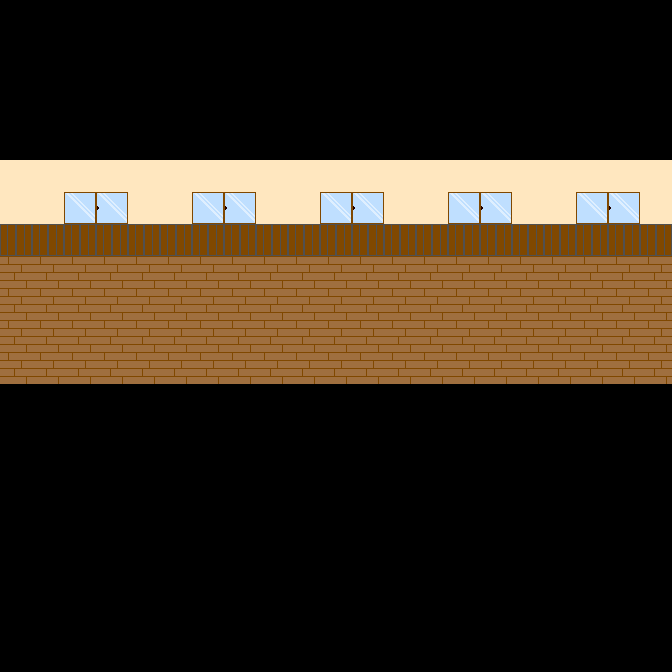

Tiled map render using the project's own tile images. Description and the whole map definition, tile-layer contents included, below:
An orthogonal 21x21 tile map with 32x32 px tiles, 1 tile layer (タイルレイヤー1).

<map version="1.10" tiledversion="1.11.2" orientation="orthogonal" renderorder="right-down" width="21" height="21" tilewidth="32" tileheight="32" infinite="0" nextlayerid="2" nextobjectid="1">
 <tileset firstgid="1" source="map_img.tsx" />
 <layer id="1" name="タイルレイヤー1" width="21" height="21">
  <data encoding="csv">
1,1,1,1,1,1,1,1,1,1,1,1,1,1,1,1,1,1,1,1,1,
1,1,1,1,1,1,1,1,1,1,1,1,1,1,1,1,1,1,1,1,1,
1,1,1,1,1,1,1,1,1,1,1,1,1,1,1,1,1,1,1,1,1,
1,1,1,1,1,1,1,1,1,1,1,1,1,1,1,1,1,1,1,1,1,
1,1,1,1,1,1,1,1,1,1,1,1,1,1,1,1,1,1,1,1,1,
4,4,4,4,4,4,4,4,4,4,4,4,4,4,4,4,4,4,4,4,4,
4,4,6,5,4,4,6,5,4,4,6,5,4,4,6,5,4,4,6,5,4,
3,3,3,3,3,3,3,3,3,3,3,3,3,3,3,3,3,3,3,3,3,
2,2,2,2,2,2,2,2,2,2,2,2,2,2,2,2,2,2,2,2,2,
2,2,2,2,2,2,2,2,2,2,2,2,2,2,2,2,2,2,2,2,2,
2,2,2,2,2,2,2,2,2,2,2,2,2,2,2,2,2,2,2,2,2,
2,2,2,2,2,2,2,2,2,2,2,2,2,2,2,2,2,2,2,2,2,
1,1,1,1,1,1,1,1,1,1,1,1,1,1,1,1,1,1,1,1,1,
1,1,1,1,1,1,1,1,1,1,1,1,1,1,1,1,1,1,1,1,1,
1,1,1,1,1,1,1,1,1,1,1,1,1,1,1,1,1,1,1,1,1,
1,1,1,1,1,1,1,1,1,1,1,1,1,1,1,1,1,1,1,1,1,
1,1,1,1,1,1,1,1,1,1,1,1,1,1,1,1,1,1,1,1,1,
1,1,1,1,1,1,1,1,1,1,1,1,1,1,1,1,1,1,1,1,1,
1,1,1,1,1,1,1,1,1,1,1,1,1,1,1,1,1,1,1,1,1,
1,1,1,1,1,1,1,1,1,1,1,1,1,1,1,1,1,1,1,1,1,
1,1,1,1,1,1,1,1,1,1,1,1,1,1,1,1,1,1,1,1,1
</data>
 </layer>
</map>
